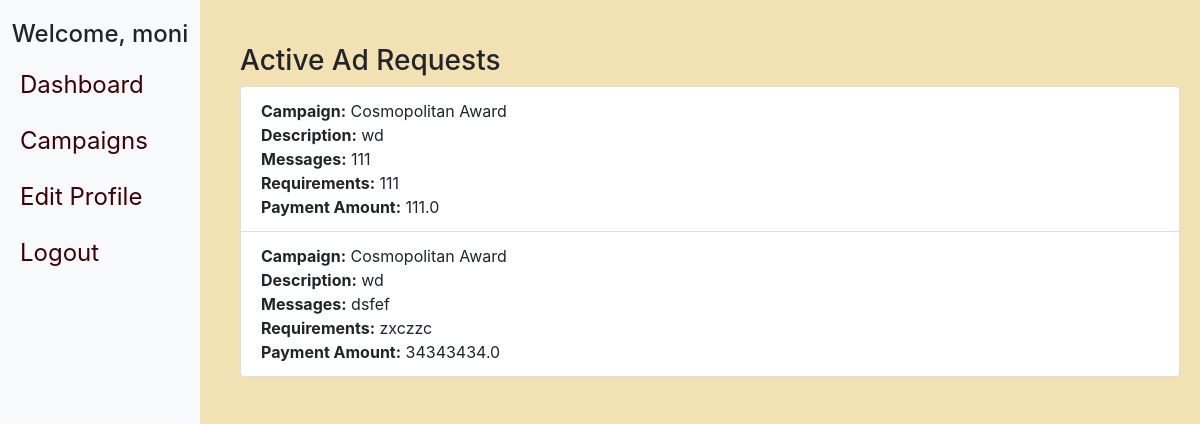
The page /influencer/inf3/dashboard on the database its author committed.
### models.py (models this page shows, shortened)
class Influencer(db.Model):
    id = db.Column(db.Integer, primary_key=True)
    username = db.Column(db.String(100), unique=True, nullable=False)
    name = db.Column(db.String(100), nullable=False)
    password = db.Column(db.String(100), nullable=False)
    email = db.Column(db.String(100), unique=True, nullable=False)
    followers = db.Column(db.Integer, nullable=False)
    niche = db.Column(db.String(100), nullable=False)
    reach = db.Column(db.Integer, nullable=False)
    flagged = db.Column(db.Boolean, default=False)
    ad_requests = db.relationship('AdRequest', backref='influencer', lazy=True)

class AdRequest(db.Model):
    id = db.Column(db.Integer, primary_key=True)
    campaign_id = db.Column(db.Integer, db.ForeignKey('campaign.id'), nullable=False)
    influencer_id = db.Column(db.Integer, db.ForeignKey('influencer.id'), nullable=False)
    messages = db.Column(db.Text, nullable=True)
    requirements = db.Column(db.Text, nullable=False)
    payment_amount = db.Column(db.Float, nullable=False)
    status = db.Column(db.String(10), nullable=False)

class Campaign(db.Model):
    id = db.Column(db.Integer, primary_key=True)
    name = db.Column(db.String(100), nullable=False)
    description = db.Column(db.Text, nullable=False)
    start_date = db.Column(db.Date, nullable=False)
    end_date = db.Column(db.Date, nullable=False)
    budget = db.Column(db.Float, nullable=False)
    visibility = db.Column(db.String(10), nullable=False)
    goals = db.Column(db.Text, nullable=False)
    sponsor_id = db.Column(db.Integer, db.ForeignKey('sponsor.id'), nullable=False)
    product_link = db.Column(db.String(255))
    requirements = db.Column(db.Text)
    target_gender = db.Column(db.String(10))
    target_age = db.Column(db.String(50))
    target_location = db.Column(db.String(100))
    live_date = db.Column(db.Date)
    flagged = db.Column(db.Boolean, default=False)
    ad_requests = db.relationship('AdRequest', backref='campaign', lazy=True)

### app.py (the view)
@app.route('/influencer/<username>/dashboard')
def influencer_dashboard(username):
    influencer = Influencer.query.filter_by(username=username).first_or_404()
    accepted_ad_requests = AdRequest.query.filter_by(influencer_id=influencer.id, status='Accepted').all()
    return render_template('influencer_dashboard.html', influencer=influencer, accepted_ad_requests=accepted_ad_requests)

### templates/influencer_dashboard.html (shortened to what this page needs)
<!DOCTYPE html>
<html lang="en">
<head>
    <link rel="stylesheet" href="https://stackpath.bootstrapcdn.com/bootstrap/4.5.2/css/bootstrap.min.css">
</head>
<body class="d-flex">
    <div class="sidebar d-flex flex-column">
        <h4 class="text-center">Welcome, {{ influencer.name }}</h4>
        <ul class="navbar-nav">
            <li class="nav-item">
                <a class="nav-link" href="{{ url_for('influencer_dashboard', username=influencer.username) }}">Dashboard</a>
            </li>
            <li class="nav-item">
                <a class="nav-link" href="{{ url_for('influencer_campaigns', username=influencer.username) }}">Campaigns</a>
            </li>
            <li class="nav-item">
                <a class="nav-link" href="{{ url_for('edit_influencer_profile', username=influencer.username) }}">Edit Profile</a>
            </li>
            <li class="nav-item">
                <a class="nav-link" href="{{ url_for('logout') }}">Logout</a>
            </li>
        </ul>
    </div>
    <div class="content container mt-4">
        <h3>Active Ad Requests</h3>
        <ul class="list-group">
            {% for ad_request in accepted_ad_requests %}
                <li class="list-group-item">
                    <strong>Campaign:</strong> {{ ad_request.campaign.name }} <br>
                    <strong>Description:</strong> {{ ad_request.campaign.description }} <br>
                    <strong>Messages:</strong> {{ ad_request.messages }} <br>
                    <strong>Requirements:</strong> {{ ad_request.requirements }} <br>
                    <strong>Payment Amount:</strong> {{ ad_request.payment_amount }}
                </li>
            {% else %}
                <li class="list-group-item">No accepted ad requests found.</li>
            {% endfor %}
        </ul>
    </div>
</body>
</html>

### templates/influencer_dashboard.html (style rules this page uses)
body { background-color: #F1E1B3; }
.sidebar { min-width: 200px; max-width: 200px; height: 100vh; position: fixed; background-color: #f8f9fa; padding-top: 20px; }
.content { margin-left: 220px; padding: 20px; background-color: #F1E1B3; }
.sidebar .nav-link { padding: 10px 20px; font-size: 1.5rem; color: #3D0008; }

### rows shown on the page
Influencer: name "moni"
AdRequest: campaign.name "Cosmopolitan Award", campaign.description "wd", messages "111", requirements "111", payment_amount "111.0"
AdRequest: campaign.name "Cosmopolitan Award", campaign.description "wd", messages "dsfef", requirements "zxczzc", payment_amount "34343434.0"
